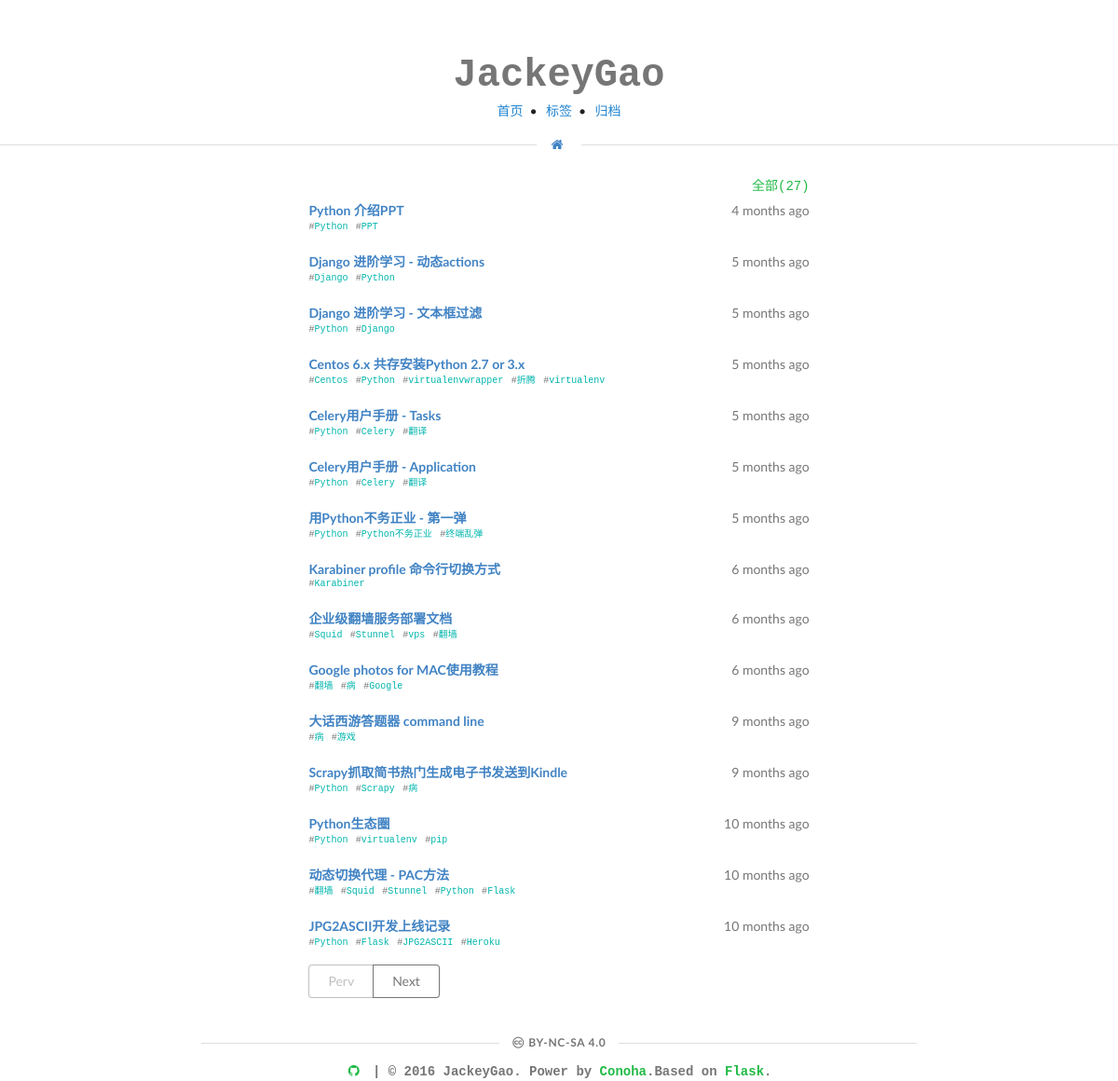
The app's page /, older data.
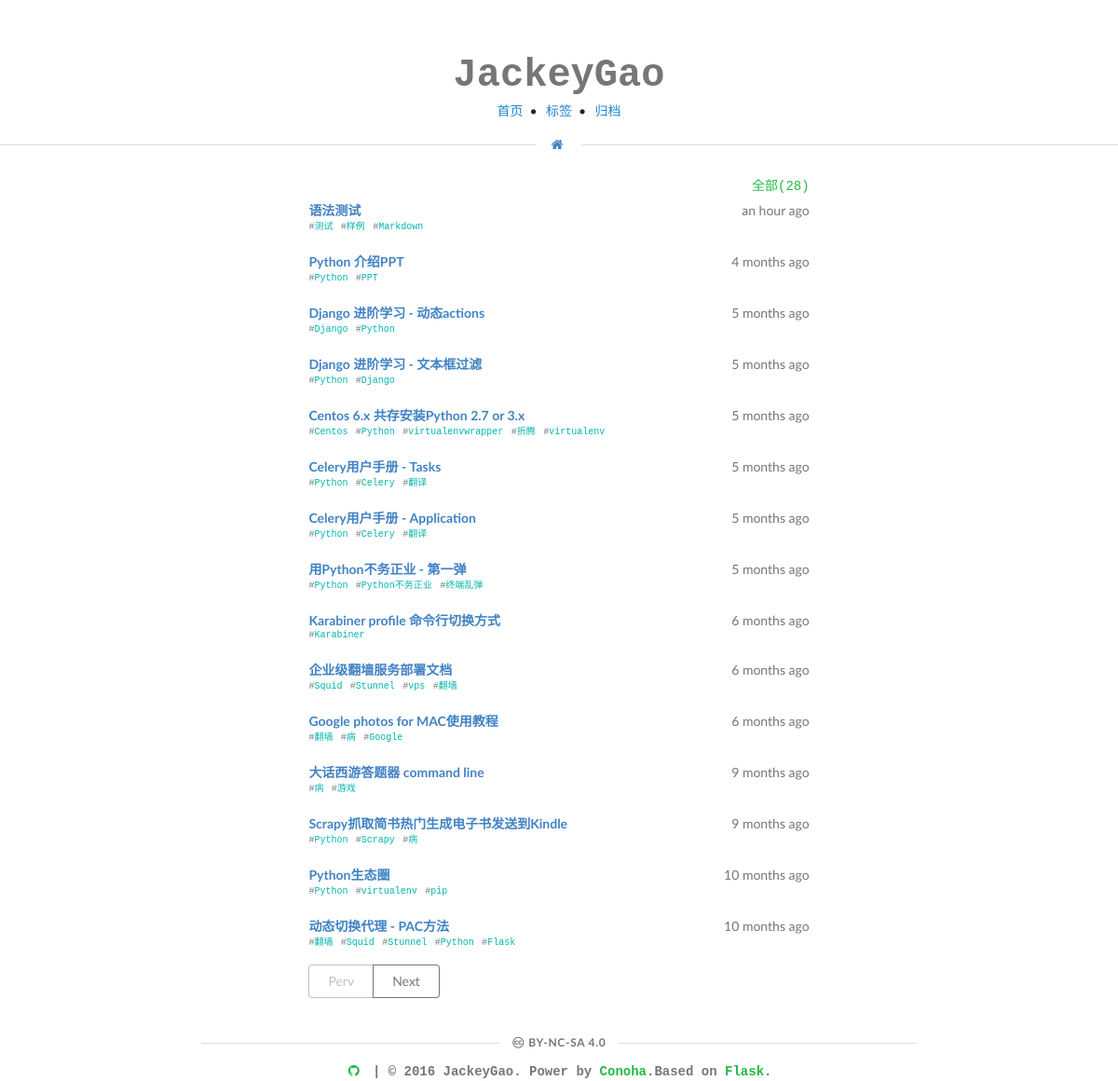
The same page, newer data.
### db.py (models this page shows, shortened)
class Post(Model):
    filename = CharField()
    time = DateTimeField()
    title = CharField()
    tags = CharField()
    content = TextField()
    class Meta:
        primary_key = CompositeKey('title')
        database = db

### server.py (the view)
@app.route('/', defaults={'page': 1})
@app.route('/page/<int:page>')
def index(page):
    tag = request.args.get('tag', '')
    query = Post.select().where(
            Post.tags.contains(tag)
            ).order_by(Post.time.desc())
    count = len(query)
    posts = get_instances_for_page(page, PER_PAGE, query)
    pagination = Pagination(page, PER_PAGE, count)
    return render_template('posts.html', **locals())

### pagination.py (called while the page is built)
    @property
    def pages(self):
        return int(ceil(self.total_count / float(self.per_page)))

    @property
    def has_prev(self):
        return self.page > 1

    @property
    def has_next(self):
        return self.page < self.pages

### server.py (called while the page is built)
def url_for_other_page(page):
    params = dict(request.args.copy())
    args = request.view_args.copy()
    params.update(args)
    params['page'] = page
    return url_for(request.endpoint, **params)

def humanize(time):
    if arrow.get(time) > arrow.now().datetime:
        return "Sticky Post"
    if time is None:
        return None
    return arrow.get(time, TIMEZONE).humanize()

def get_instances_for_page(page, per_page, posts):
    pages = [
        posts[i:i+per_page] \
        for i in xrange(0, len(posts), per_page)
    ]
    return pages[page - 1]

### templates/posts.html (shortened to what this page needs)
{% extends "base.html" %}
{% block content %}
{% if tag %}
  <span style="position: absolute; right: 0px; top:0px;" class="monospaced green text">标签为 <span class="grey text"><b>{{tag}}</b></span> 的博客({{count}})</span>
  <a href="/"><span style="position: absolute; left: 0px; top:0px;" class="monospaced">全部</span></a>
{% else %}
  <span style="position: absolute; right: 0px; top:0px;" class="monospaced green text">全部({{count}})</span>
{% endif %}
<div class="ui middle aligned list" style="margin-top: 28px;">
  {% for post in posts %}
  <div class="item" style="margin-bottom: 15px;">
  	<div class="right floated content">
      <span class="grey text">{{ humanize(post.time) }}</span>
    </div>
    <div class="content">
      <div class="header">
      	<a href="/post/{{ post.title }}"><span class=" text">{{ post.title }}</span></a>
      </div>
      <div class="monospaced description">
      	{% set tags = post.tags.split(',') %}
      	{% for tag in tags %}
      	<span class="grey text" style="font-size: 10px;">#</span><a href="/?tag={{ tag }}"><span class="teal text" style="font-size: 10px;">{{ tag }}</span></a>
      	{% endfor %}
      </div>
    </div>
  </div>
  {% endfor %}
</div>
  {% if count > pagination.per_page %}
  <div class="ui centered buttons">
    {% if pagination.has_prev %}
    <a class="ui grey basic button" href="{{ to_page(pagination.page - 1) }}">Perv</a>
    {% else %}
    <a class="ui grey basic disabled button">Perv</a>
    {% endif %}
    {% if pagination.has_next %}
    <a class="ui grey basic button" href="{{ to_page(pagination.page + 1) }}">Next</a>
    {% else %}
    <a class="ui grey basic disabled button">Next</a>
    {% endif %}
  </div>
  {% endif %}
{% endblock %}

### templates/base.html (shortened to what this page needs)
<html>
  <head>
    <link rel="stylesheet" type="text/css" href="/static/semantic.min.css">
    <link rel="stylesheet" type="text/css" href="/static/style.css">
  </head>
  <body>
    <div id="container" style="margin-top: 30px;">
    <div class="ui fluid container">
      <div class="ui centered grid">
        <div class="eight center aligned wide column"  style="margin-top: 30px;">
          <a href="/">
            <h1 class="ui blue monospaced header" style="font-size: 3em;"><span  class="text monospaced grey">JackeyGao</span></h1>
          </a>
          <div class="ui horizontal bulleted link list">
          <a class="item" href="/">
            <span class="blue text">首页</span>
          </a>
          <a class="item" href="/tags/">
            <span class="blue text">标签</span>
          </a>
          <a class="item" href="/archives/">
            <span class="blue text">归档</span>
          </a>
          </div>
          <div class="ui horizontal divider">
            <a href="https://omem.me/"><i class="home icon"></i></a>
          </div>
        </div>
      </div>
    <div class="ui grid" style="margin-top: 1em;margin-bottom: 3em;">
      <div class="{% block wide %}centered aligned seven{% endblock %} wide column" style="padding: 0px; border-radius: 5px;">
      {% block content %}
      {% endblock %}
      </div>
    </div>
    </div>
    <div class="ui centered grid">
      <div class="ten wide column" style="padding: 0px;">
        <div class="ui horizontal divider">
          <a href="https://creativecommons.org/licenses/by-nc-sa/4.0/"><span class="grey text" style="font-size: 12px;"><i class="grey creative commons icon" ></i>by-nc-sa 4.0</span></a>
        </div>
        <div id="footer">
          <span class="monospaced grey text"><b><a href="https://github.com/jackeyGao/heroText"><i class="green github icon"></i></a> | © 2016 JackeyGao. Power by <a href="https://www.conoha.jp/referral/?token=G8vOyReluNtZN0fQSSAyNzldtPOCAFhanp39bkuppaJG.w90xHc-01S"><span class="green text">Conoha</span></a>.Based on <a href="http://flask.pocoo.org/"><span class="green text">Flask</span></a>.</b> </span>
        </div>
      </div>
    </div>
  </body>
</html>

### static/style.css (style rules this page uses)
html, body, #container { height: 100%; margin: 0; padding: 0; }
body > #container { height: auto; min-height: 100%; }
.monospaced { font-family: Courier New; }
#footer { border-radius:5px; text-align: center; clear: both; position: relative; }

Row changes from the older to the newer data that the page shows:
no longer on this page (row unchanged): Post: time "10 months ago", title "JPG2ASCII开发上线记录", tags "Python" "Flask" "JPG2ASCII" "Heroku", shown under "JackeyGao"
added Post: time "an hour ago", title "语法测试", tags "测试" "样例" "Markdown", shown under "JackeyGao"
Text that changed along with them:
{{ count }}: "27" → "28"
